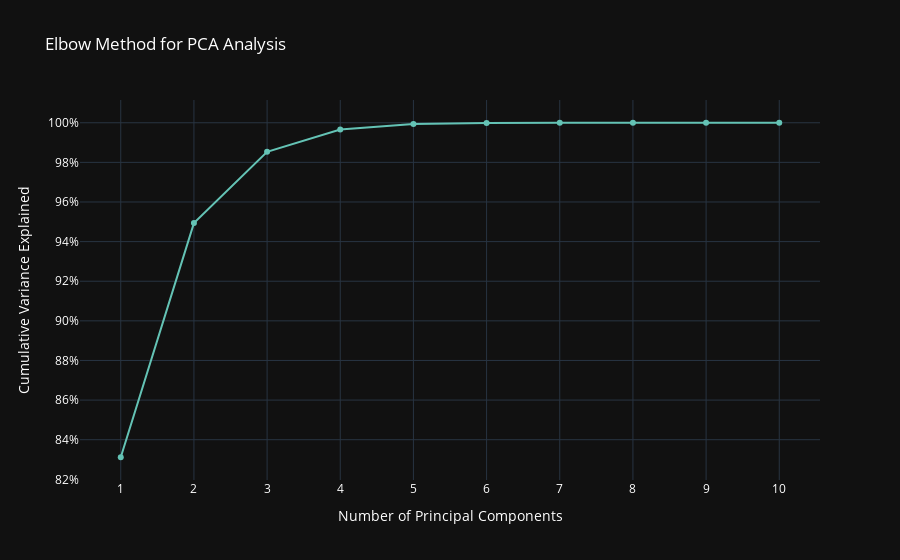

Notebook code cell kept with this figure:
### Markdown cell above
##### Visualizing the fields within each principal component.

### Code cell
pca = PCA(n_components=10)
pca.fit(df_fundamentals_final.select_dtypes(include=['int', 'float64', 'number']))
variance_explained = pca.explained_variance_ratio_
cumulative_variance = np.cumsum(variance_explained)

fig = go.Figure()
fig.add_trace(go.Scatter(x=np.arange(1, len(variance_explained) + 1), y=cumulative_variance, mode='lines+markers', line=dict(color='rgb(100, 195, 181)'), name='Cumulative Variance Explained'))
fig.update_layout(title='Elbow Method for PCA Analysis', xaxis_title='Number of Principal Components', yaxis_title='Cumulative Variance Explained', xaxis=dict(tickmode='linear'), yaxis=dict(tickformat='.0%'), template='plotly_dark', font=dict(color='white')) 
fig.show()

### Figure 1 — Plotly figure (JSON) as saved in the notebook; plotly's stock layout.template omitted (floating-point values rounded to 4 significant figures)
{"data": [{"line": {"color": "rgb(100, 195, 181)"}, "mode": "lines+markers", "name": "Cumulative Variance Explained", "type": "scatter", "x": [1, 2, 3, 4, 5, 6, 7, 8, 9, 10], "y": [0.8311, 0.9494, 0.9853, 0.9966, 0.9994, 0.9999, 1.0, 1.0, 1.0, 1.0]}], "layout": {"font": {"color": "white"}, "title": {"text": "Elbow Method for PCA Analysis"}, "xaxis": {"tickmode": "linear", "title": {"text": "Number of Principal Components"}}, "yaxis": {"tickformat": ".0%", "title": {"text": "Cumulative Variance Explained"}}}}
